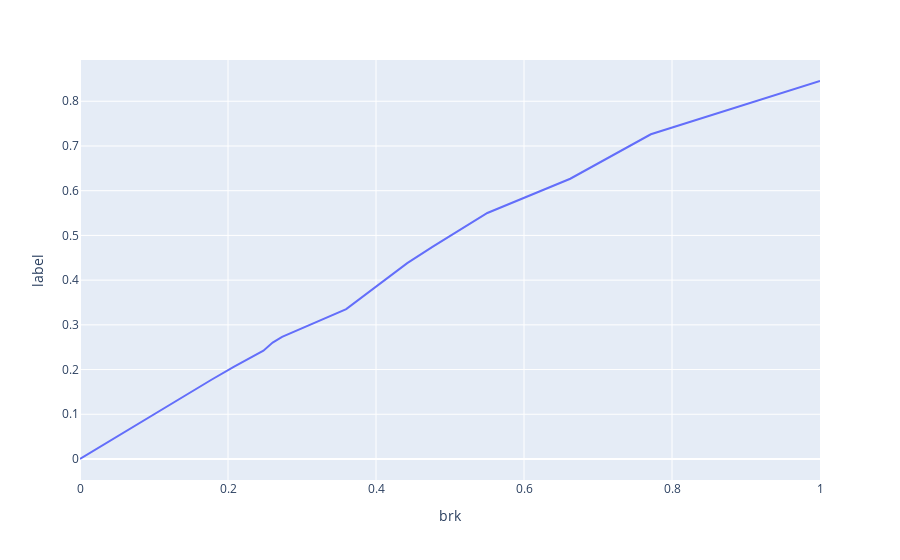

The cell this chart's notebook holds for it:
### Code cell
result = tmp.with_columns(
    (pl.col(f'{pred_col}_calibration').qcut(np.linspace(0, 1, qcut_num), allow_duplicates=True, include_breaks=True)
    ).alias(f"{event}_cut")
).unnest(f"{event}_cut").group_by(f"{pred_col}_calibration_bin").agg(pl.col('label').mean() , pl.col('brk').mean())

df = result.sort(['brk']).to_pandas()
fig = px.line(df, x="brk", y="label")
fig.show()

### Figure 1 — Plotly figure (JSON) as saved in the notebook; plotly's stock layout.template omitted (floating-point values rounded to 4 significant figures)
{"data": [{"hovertemplate": "brk=%{x}<br>label=%{y}<extra></extra>", "legendgroup": "", "line": {"color": "#636efa", "dash": "solid"}, "marker": {"symbol": "circle"}, "mode": "lines", "name": "", "orientation": "v", "showlegend": false, "type": "scatter", "x": [0, 0.0004398, 0.0006337, 0.00137, 0.001788, 0.002008, 0.002977, 0.004249, 0.005333, 0.006203, 0.006912, 0.007156, 0.007565, 0.008004, 0.008929, 0.01063, 0.0125, 0.01272, 0.01607, 0.01652, 0.01858, 0.02019, 0.0209, 0.02276, 0.02381, 0.02792, 0.03553, 0.03788, 0.03874, 0.04659, 0.05636, 0.0645, 0.08118, 0.08943, 0.1015, 0.1329, 0.1381, 0.1589, 0.1609, 0.1776, 0.2077, 0.2479, 0.2604, 0.2731, 0.3598, 0.4422, 0.4768, 0.5505, 0.6625, 0.7714, 1], "xaxis": "x", "y": [0, 0.0004398, 0.0006337, 0.00137, 0.001788, 0.002008, 0.002977, 0.004249, 0.005333, 0.006203, 0.006912, 0.007156, 0.007565, 0.008004, 0.008929, 0.01063, 0.0125, 0.01272, 0.01607, 0.01652, 0.01858, 0.02019, 0.0209, 0.02276, 0.02381, 0.02792, 0.0339, 0.03788, 0.03874, 0.04659, 0.05464, 0.0645, 0.07994, 0.08929, 0.1015, 0.1329, 0.1381, 0.1589, 0.1609, 0.1772, 0.2061, 0.2423, 0.2604, 0.2731, 0.3353, 0.438, 0.4748, 0.5502, 0.6267, 0.7262, 0.8453], "yaxis": "y"}], "layout": {"autosize": true, "legend": {"tracegroupgap": 0}, "margin": {"t": 60}, "xaxis": {"anchor": "y", "autorange": true, "domain": [0, 1], "range": [0, 1], "title": {"text": "brk"}, "type": "linear"}, "yaxis": {"anchor": "x", "autorange": true, "domain": [0, 1], "range": [-0.04696, 0.8923], "title": {"text": "label"}, "type": "linear"}}}
